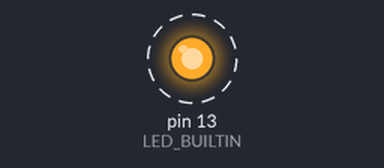
Bench run of a sketch on a simulated Arduino Uno, built with avr-gcc and run on an emulated ATmega328P. On the bench: output pins drawn as LEDs (lit = HIGH). Dashed ring = blinking.

Above: at 0.1 s.
Timing chart, 0 to 3.0 s (numbered marks = the images above):
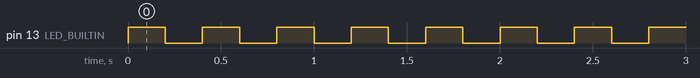

The sketch:

Blink.ino
```cpp
/*
  Turns an LED on for one second, then off for one second, repeatedly.
*/

#define delayTime 200

void setup() {
  pinMode(LED_BUILTIN, OUTPUT);
}

void loop() {
  digitalWrite(LED_BUILTIN, HIGH);
  delay(delayTime);
  digitalWrite(LED_BUILTIN, LOW);
  delay(delayTime);
}
```

Measured:
- by itself, pin 13 (LED_BUILTIN): alternates HIGH for 0.20 s and LOW for 0.20 s
